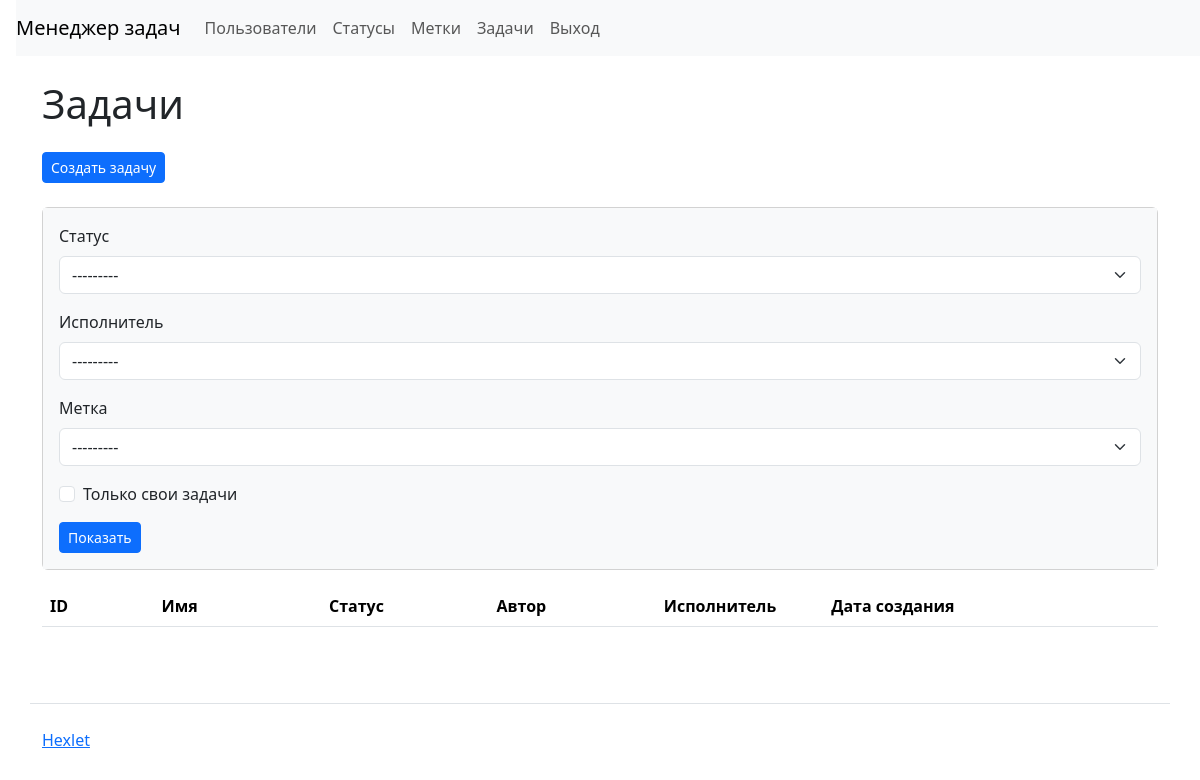
Before: /tasks/ (signed in) with the older database file.
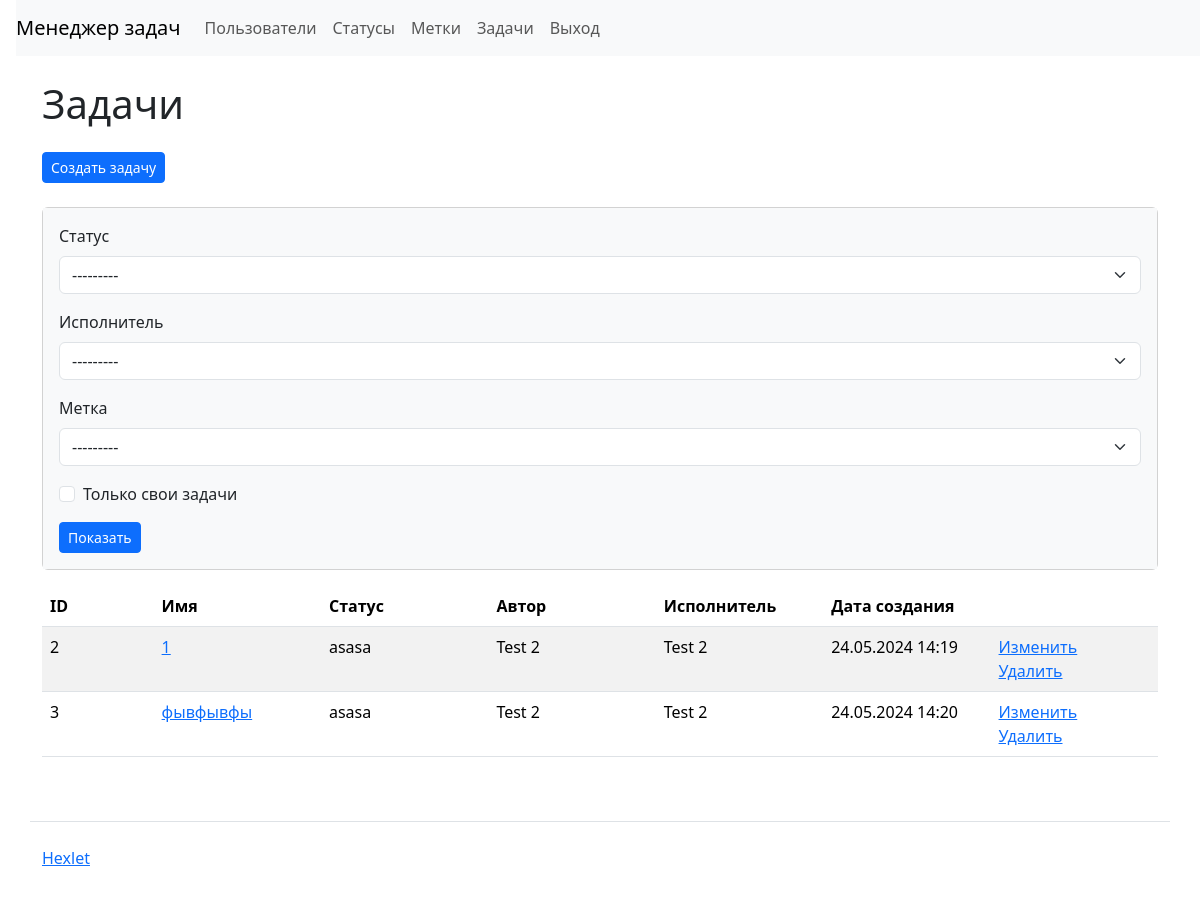
After: the same page with the newer database file.
### task_manager/apps/tasks/models.py (models this page shows, shortened)
class Task(models.Model):
    name = models.CharField(max_length=150, unique=True, verbose_name=_("Name"))
    description = models.TextField(max_length=300, verbose_name=_("Description"))
    status = models.ForeignKey(
        Status,
        on_delete=models.PROTECT,
        related_name="statuses",
        verbose_name=_("Status"),
    )
    executor = models.ForeignKey(
        User,
        on_delete=models.PROTECT,
        related_name="executor",
        verbose_name=_("Executor"),
    )
    labels = models.ManyToManyField(
        Label,
        blank=True,
        related_name="labels",
        verbose_name=_("Labels"),
        through="TaskLabel",
        through_fields=("task", "label"),
    )
    author = models.ForeignKey(
        User,
        on_delete=models.PROTECT,
        related_name="author",
        verbose_name=_("Author"),
    )
    created_at = models.DateTimeField(auto_now_add=True, verbose_name=_("Created at"))

### task_manager/apps/statuses/models.py (models this page shows)
class Status(models.Model):
    name = models.CharField(
        max_length=255, null=False, blank=False, verbose_name=_("Name")
    )
    created_at = models.DateTimeField(auto_now_add=True, verbose_name=_("Created at"))
    def __str__(self) -> str:
        return self.name

### task_manager/apps/users/models.py (models this page shows)
class User(AbstractUser):
    def __str__(self):
        return f"{self.first_name} {self.last_name}"

### task_manager/apps/tasks/views.py (the view)
# urls.py: path("", views.Index.as_view(), name="labels"),
class Index(CustomLoginRequiredMixin, FilterView):
    model = Task
    template_name = "tasks/tasks.html"
    context_object_name = "tasks"
    login_url = "login"
    filterset_class = TaskFilter
    context_object_name = "tasks"

### task_manager/apps/labels/models.py (called while the page is built)
    def __str__(self) -> str:
        return self.name

### task_manager/mixins.py (called while the page is built)
    def dispatch(self, request: HttpRequest, *args, **kwargs):
        if not request.user.is_authenticated:
            messages.add_message(
                request, messages.ERROR, self.permission_denied_message
            )
            return self.handle_no_permission()
        return super(CustomLoginRequiredMixin, self).dispatch(request, *args, **kwargs)

### task_manager/templates/tasks/tasks.html
{% extends 'base.html' %}
{% load i18n %}
{% load django_bootstrap5 %}
{% block content %}
<h1 class="my-4">{% translate 'Tasks' %}</h1>
<a class="btn btn-primary btn-sm" href="{% url 'create_task' %}" role="button">{% translate 'Create task' %}</a>
<br>
<br>
<div class="card mb-3">
    <div class="card-body bg-light">
        <form class="form-inline center" method="get">
            {% bootstrap_form filter.form %}
            <button class="btn btn-primary btn-sm" type="submit">{% translate 'Show' %}</button>
        </form>
    </div>
</div>
<table class="table table-striped table-hover">
    <thead>
        <tr>
            <th style="width:10%">ID</th>
            <th style="width:15%">{% translate 'Name' %}</th>
            <th style="width:15%">{% translate 'Status' %}</th>
            <th style="width:15%">{% translate 'Author' %}</th>
            <th style="width:15%">{% translate 'Executor' %}</th>
            <th style="width:15%">{% translate 'Date of creation' %}</th>
            <th style="width:15%"></th>
        </tr>
    </thead>
    <tbody>
        {% if tasks %}
        {% for task in tasks %}
        <tr>
            <td>{{ task.id }}</td>
            <td><a href="{% url 'current_task' task.id %}">{{ task.name }}</a></td>
            <td>{{ task.status }}</td>
            <td>{{ task.author }}</td>
            <td>{{ task.executor }}</td>
            <td>{{ task.created_at|date:"d.m.Y H:i" }}</td>
            <td>
                <a href="{% url 'update_task' task.id %}" role="button">{% translate 'Update' %}</a>
                <br>
                <a href="{% url 'delete_task' task.id %}" role="button">{% translate 'Delete' %}</a>
            </td>
        </tr>
        {% endfor %}
        {% endif %}
    </tbody>
</table>
{% endblock %}

Changed rows visible on the page:
added Task: id "2", name "1", status "asasa", author "Test 2", executor "Test 2", created_at "24.05.2024 14:19"
added Task: id "3", name "фывфывфы", status "asasa", author "Test 2", executor "Test 2", created_at "24.05.2024 14:20"
